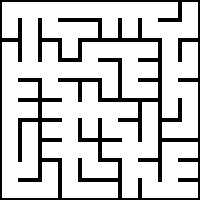
#> input picture maze03.jpg, 200 x 200 px, given in place of maze00.jpg, which was not available
$ python test.py
#> lines starting #> are read from the running program, lines starting #| are printed output that depends on the picture; after the words box and inside, x2 and y2 are one past the last pixel; in counts of white or black regions, pixels touching at a corner belong together; pictures that were not available may be replaced by others from this repository, and a replacement may not be noted
### MazeSolver.py
import cv2
import numpy as np
import os
from Graph import *
from Distance import *
from MazeGenerator import GenerateMaze
from Astar import *

class Maze(Graph):
	def __init__(self,file,mode):
		if mode == "path":
			self.Img = self.readImage(file)
#> in readImage, img is the input picture: shape (200, 200); min 0, max 255, mean 203.5
#> in readImage, `ret, binaryImage = cv2.threshold(img, 10, 255, cv2.THRESH_BINARY)`: binaryImage: shape (200, 200); 79.8% white; 1 black region, box (x1, y1, x2, y2) and area: (0, 0, 200, 200) 8064
		elif mode == "image":
			self.Img = file
		else:
			raise ValueError("Check your argument mode!")
		self.Digraph = False
		self.analyzeMaze(self.Img)

	def analyzeMaze(self,img):
		i = 0
		while(True):
			if img[i][i] != 0:
				border = i
				break
			i += 1
#> after the loop, i = 2
		i = border
		cell = 0
		while(True):
			if img[i][i] == 0:
				cell = i
				break
			i += 1
#> after the loop, i = 18
		# if img[cell-border*2][cell] == 0 or img[cell][cell-border*2] == 0:
		# 	cell = cell + border
		cell = cell + border
		self.Border = border
		self.Cell = cell
		self.Height = int(img.shape[0]/cell)
#> self.Height = 10
		self.Width = int(img.shape[1]/cell)
#> self.Width = 10
		self.VertexNum = self.Height*self.Width
#> self.VertexNum = 100
		self.Visited = [False]*self.VertexNum
		self.EdgeNum = 0
		self.Matrix = [[0]*self.VertexNum for _ in range(self.VertexNum)]
		for i in range(self.Height):
			for j in range(self.Width):
				V = self.transferIndex(i,j)
				for (ni,nj) in self.findNeighbors(img,i,j):
					N = self.transferIndex(ni,nj)
					e = Edge(V,N)
					self.insertEdge(e)
	def transferIndex(self,i,j):
		return i*self.Width+j
		pass

	# [4 lines left out: function transferIndex_reverse, not called in this run]

	def mainPositions(self,row,col):
		up = row*self.Cell
		down = (row+1)*self.Cell-1
		left = col*self.Cell
		right = (col+1)*self.Cell-1
		verticalMid = int((left+right)/2)
		horizontalMid = int((up+down)/2)
		return up,down,left,right,verticalMid,horizontalMid

	def findNeighbors(self,img,row,col):
		neighbors = []
		up,down,left,right,verticalMid,horizontalMid = self.mainPositions(row,col)

		if img[horizontalMid][left] != 0:
			neighbors.append((row,col-1))
		if img[horizontalMid][right] != 0:
			neighbors.append((row,col+1))
		if img[up][verticalMid] != 0:
			neighbors.append((row-1,col))
		if img[down][verticalMid] != 0:
			neighbors.append((row+1,col))
		return neighbors

	def show(self,img):
		cv2.imshow('image', img)
		cv2.waitKey(0)

	def readImage(self,filePath):
		img = cv2.imread(filePath, 0)
		ret, binaryImage = cv2.threshold(img, 10, 255, cv2.THRESH_BINARY)
		return binaryImage

	def Astar(self,start,end):
		i = 0
		# item in openList:[Point(x,y),F,ParentNode(a,b)]
		openList = [[start,CalculateF(start,end,start),(-1,-1)]]
		closeList = []
		while openList:
			openList.sort(key=lambda x:x[1])
			i+=1
			if end in [i[0] for i in openList]:
				path = [end]
				for item in openList:
					if item[0] == end:
						parent = item[2]
						path.append(parent)
				while parent!=(-1,-1):
					for item in closeList:
						if item[0] == parent:
							parent = item[2]
							path.append(parent)
				path.remove((-1,-1))
				return True,path
			now = openList.pop(0)
			closeList.append(now)
			for node in self.findNeighbors(self.Img,now[0][0],now[0][1]):
				j = 1
				if node in [i[0] for i in closeList]:
					pass
				elif node in [i[0] for i in openList]:
					G_node = CalculateG(start,end,node)
					G_now = CalculateG(start,end,now[0])
					if G_node<G_now:
						for item in openList:
							if item[0] == node:
								openList.remove(item)
						openList.append([node,CalculateF(start,end,node),now[0]])
						openList.sort(key=lambda x:x[1])
				else:
					openList.append([node,CalculateF(start,end,node),now[0]])
		return False,closeList

	def findPath(self,start,end,mode):
		if mode == "Astar":
			_,path = self.Astar(start,end)
			img = self.Img
			for r,c in path:
				img = self.colorCell(img,r,c,150)
#> this loop made 19 passes
#> pass 1, in findPath, `img = self.colorCell(img,r,c,150)`:
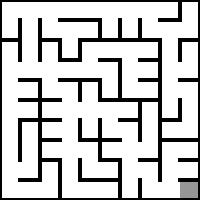
#> img: shape (200, 200); min 0, max 255, mean 202.8
#> pass 2, in findPath, `img = self.colorCell(img,r,c,150)`:
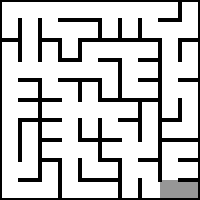
#> img: shape (200, 200); 0.88% of pixels changed, all inside (x1, y1, x2, y2) = (160, 180, 180, 198)
#> pass 3, in findPath, `img = self.colorCell(img,r,c,150)`:
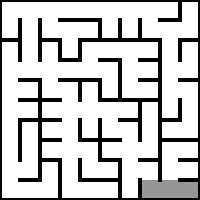
#> img: shape (200, 200); 0.8% of pixels changed, all inside (x1, y1, x2, y2) = (142, 180, 160, 198)
#> after the loop:
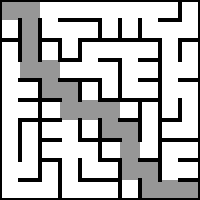
#> img: shape (200, 200); 13.76% of pixels changed, all inside (x1, y1, x2, y2) = (2, 2, 158, 180)
		elif mode == "BFS":
			(s1,s2) = start
			(e1,e2) = end
			s = self.transferIndex(s1,s2)
			e = self.transferIndex(e1,e2)
			_ ,path = self.shortestPath_BFS(s,e)
			img = self.Img
			for pos in path:
				r,c = self.transferIndex_reverse(pos)
				img = self.colorCell(img,r,c,150)
		self.show(img)

	# [4 lines left out: function coordinateGlobal2Local, not called in this run]
	def colorCell(self,img,row,col,color):
		img2 = img
		up,down,left,right,verticalMid,horizontalMid = self.mainPositions(row,col)
		for i in range(up,down+1):
			for j in range(left,right+1):
				if img2[i][j] != 0:
					img2[i][j] = color
		return img2


# [20 lines left out: function draw_start_and_end, not called in this run]

# [54 lines that do not run on import are left out]


### Graph.py
from math import *
from Queue import *
class Edge(object):
	'''
	Edge of graph in data structure.
	'''
	def __init__(self,V1,V2,Weight=1):
		self.V1=V1
		self.V2=V2
		self.Weight=Weight


class Graph(object):
	# [6 lines left out: function __init__, not called in this run]
	def insertEdge(self,E):
		if isinstance(E,tuple):
			(r,c,w) = E
			E = Edge(r,c,w)
		if self.Digraph:
			self.Matrix[E.V1][E.V2] = E.Weight
		else:
			self.Matrix[E.V1][E.V2] = E.Weight
			self.Matrix[E.V2][E.V1] = E.Weight
		self.EdgeNum+=1
	def isConnect(self,v1,v2):
		return self.Matrix[v1][v2] is not 0
		pass
	# [6 lines left out: function near, not called in this run]
	def resetVisited(self):
		self.Visited = [False]*self.VertexNum
		pass
	# [80 lines left out: functions dFS, bFS, shortestPath_BFS, Dijkstra, findMinDist, not called in this run]

### Distance.py
from math import *
def manhattanDist(x,y):
	s=0
	for xi,yi in zip(x,y):
		s += abs(xi-yi)
	return s
# [5 lines left out: function euclideanDist, not called in this run]

### Astar.py
from Distance import *
def CalculateF(s,e,n):
	return manhattanDist(s,n)+manhattanDist(n,e)
def CalculateG(s,e,n):
	return manhattanDist(s,n)

### test.py
from MazeSolver import *
from MazeGenerator import GenerateMaze
# [6 lines of commented-out code are left out]
filePath = "maze00.jpg"
m = Maze(filePath,"path")
print(m.findPath((0,0),(9,9),"Astar"))

$ run again, on maze04.jpg
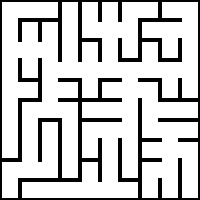
#> input picture maze04.jpg, 200 x 200 px, given in place of maze00.jpg, which was not available
#> in readImage, img is the input picture: shape (200, 200); min 0, max 255, mean 203.5
#> binaryImage: shape (200, 200); 79.8% white; 1 black region, box (x1, y1, x2, y2) and area: (0, 0, 200, 200) 8064
#> after the loop in analyzeMaze, `while(True):`: i = 2
#> after the loop in analyzeMaze, `while(True):`: i = 18
#> the loop in findPath, `for r,c in path:` made 19 passes
#> pass 1, in findPath, `img = self.colorCell(img,r,c,150)`:
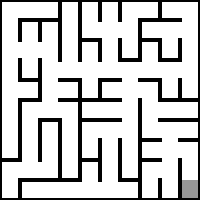
#> img: shape (200, 200); min 0, max 255, mean 202.8
#> after the loop in findPath, `for r,c in path:`:
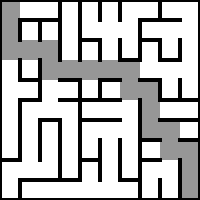
#> img: shape (200, 200); min 0, max 255, mean 186.4

$ run again, on maze10.jpg
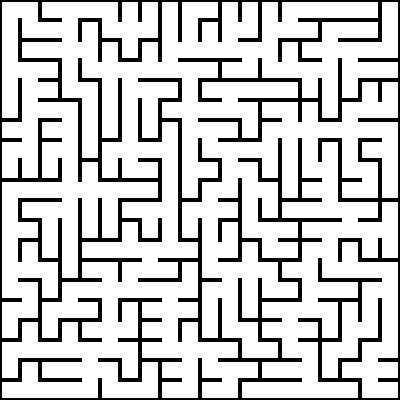
#> input picture maze10.jpg, 400 x 400 px, given in place of maze00.jpg, which was not available
#> in readImage, img is the input picture: shape (400, 400); min 0, max 255, mean 203.8
#> binaryImage: shape (400, 400); 80% white; 1 black region, box (x1, y1, x2, y2) and area: (0, 0, 400, 400) 32064
#> after the loop in analyzeMaze, `while(True):`: i = 2
#> after the loop in analyzeMaze, `while(True):`: i = 18
#> the loop in findPath, `for r,c in path:` made 19 passes
#> pass 1, in findPath, `img = self.colorCell(img,r,c,150)`:
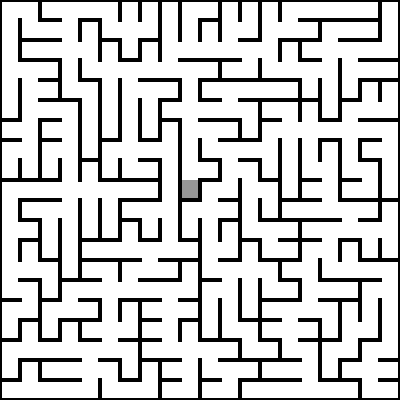
#> img: shape (400, 400); min 0, max 255, mean 203.7
#> after the loop in findPath, `for r,c in path:`:
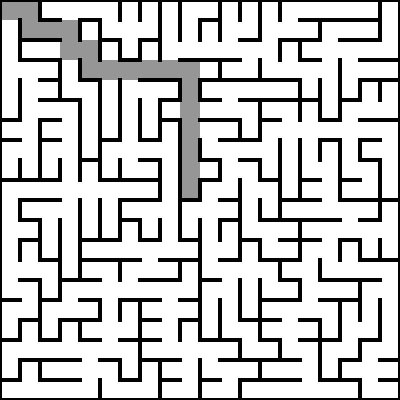
#> img: shape (400, 400); min 0, max 255, mean 199.6
